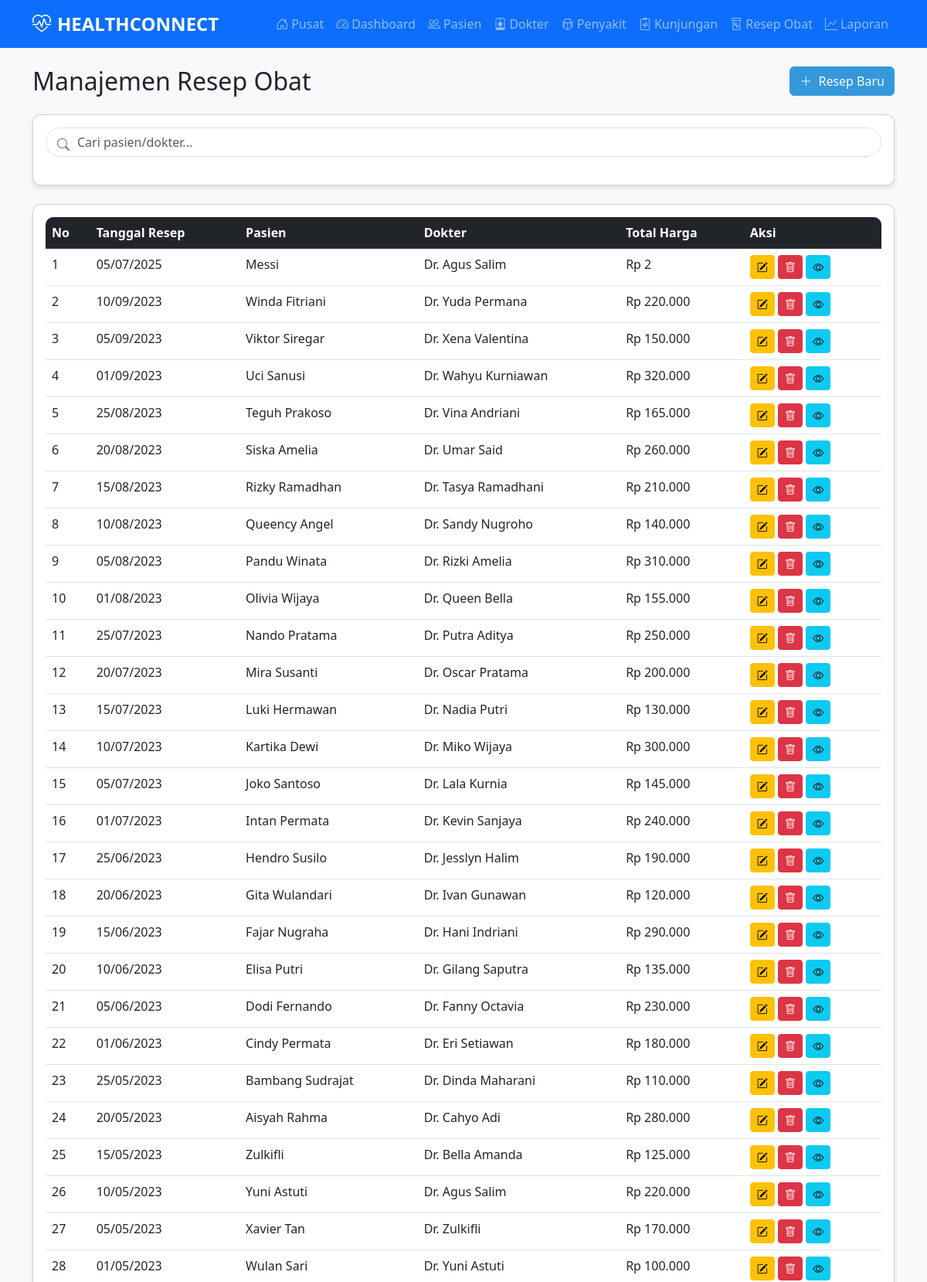
Page /pages/resep_obat.php (upper part) on the committed database.
### tables this page shows
CREATE TABLE `resep_obat` (
  `id_resep` int NOT NULL,
  `id_kunjungan` int NOT NULL,
  `id_dokter` int NOT NULL,
  `tgl_resep` date NOT NULL,
  `total_harga` decimal(10,2) NOT NULL
);

CREATE TABLE `pasien` (
  `id_pasien` int NOT NULL,
  `nik` varchar(20) NOT NULL,
  `nama` varchar(100) NOT NULL,
  `tgl_lahir` date NOT NULL,
  `gender` enum('Laki-laki','Perempuan') NOT NULL,
  `alamat` text NOT NULL,
  `no_telp` varchar(15) NOT NULL
);

CREATE TABLE `dokter` (
  `id_dokter` int NOT NULL,
  `nama` varchar(100) NOT NULL,
  `spesialisasi` varchar(50) NOT NULL,
  `no_izin_praktek` varchar(20) NOT NULL,
  `no_telp` varchar(15) NOT NULL
);

### pages/resep_obat.php (the view, shortened to what this page needs)
<?php
include '../includes/header2.php';
include '../config/database.php';
?>
<div class="position-fixed top-0 end-0 p-3" style="z-index: 11">
</div>
<div class="d-flex justify-content-between align-items-center mb-4">
    <h2 class="mb-0">Manajemen Resep Obat</h2>
    <button class="btn btn-primary" data-bs-toggle="modal" data-bs-target="#tambahResepModal">
        <i class="bi bi-plus-lg me-1"></i> Resep Baru
    </button>
</div>
<div class="card mb-4">
    <div class="card-body">
        <div class="search-box">
            <i class="bi bi-search"></i>
            <input type="text" class="form-control" id="searchResep" placeholder="Cari pasien/dokter...">
        </div>
    </div>
</div>
<div class="card">
    <div class="card-body">
        <div class="table-responsive">
            <table class="table table-hover" id="resepTable">
                <thead class="table-dark">
                    <tr>
                        <th>No</th>
                        <th>Tanggal Resep</th>
                        <th>Pasien</th>
                        <th>Dokter</th>
                        <th>Total Harga</th>
                        <th>Aksi</th>
                    </tr>
                </thead>
                <tbody>
                    <?php
                    $query = "SELECT r.*, p.nama as nama_pasien, d.nama as nama_dokter
                              FROM resep_obat r
                              JOIN kunjungan k ON r.id_kunjungan = k.id_kunjungan
                              JOIN pasien p ON k.id_pasien = p.id_pasien
                              JOIN dokter d ON r.id_dokter = d.id_dokter
                              ORDER BY r.tgl_resep DESC";
                    $result = $conn->query($query);
                    $no = 1;
                    while ($row = $result->fetch_assoc()) {
                        echo "<tr>
                            <td>$no</td>
                            <td>".date('d/m/Y', strtotime($row['tgl_resep']))."</td>
                            <td>$row[nama_pasien]</td>
                            <td>$row[nama_dokter]</td>
                            <td>Rp ".number_format($row['total_harga'], 0, ',', '.')."</td>
                            <td>
                                <button class='btn btn-sm btn-warning edit-resep' data-id='$row[id_resep]'>
                                    <i class='bi bi-pencil-square'></i>
                                </button>
                                <button class='btn btn-sm btn-danger hapus-resep' data-id='$row[id_resep]'>
                                    <i class='bi bi-trash'></i>
                                </button>
                                <a href='detail_resep.php?id=$row[id_resep]' class='btn btn-sm btn-info'>
                                    <i class='bi bi-eye'></i>
                                </a>
                            </td>
                        </tr>";
                        $no++;
                    }
                    ?>
                </tbody>
            </table>
        </div>
    </div>
</div>
<?php include '../includes/footer.php'; ?>

### assets/css/style.css (style rules this page uses)
:root { --primary-color: #2c3e50; --secondary-color: #3498db; --accent-color: #e74c3c; --light-color: #ecf0f1; --dark-color: #2c3e50; }
body { font-family: 'Segoe UI', Tahoma, Geneva, Verdana, sans-serif; background-color: #f8f9fa; }
.card { border-radius: 10px; box-shadow: 0 4px 6px rgba(0, 0, 0, 0.1); transition: transform 0.3s ease; margin-bottom: 20px; }
.btn-primary { background-color: var(--secondary-color); border-color: var(--secondary-color); }
.table-responsive { border-radius: 10px; overflow: hidden; }
.table thead { background-color: var(--secondary-color); color: white; }
.table th { font-weight: 600; }
.search-box { position: relative; margin-bottom: 20px; }
.search-box input { padding-left: 40px; border-radius: 20px; }
.search-box i { position: absolute; left: 15px; top: 10px; color: #6c757d; }

### rows in the picture
resep_obat: tgl_resep "05/07/2025", pasien.nama "Messi", id_dokter.nama "Dr. Agus Salim", total_harga "2"
resep_obat: tgl_resep "10/09/2023", pasien.nama "Winda Fitriani", id_dokter.nama "Dr. Yuda Permana", total_harga "220.000"
resep_obat: tgl_resep "05/09/2023", pasien.nama "Viktor Siregar", id_dokter.nama "Dr. Xena Valentina", total_harga "150.000"
resep_obat: tgl_resep "01/09/2023", pasien.nama "Uci Sanusi", id_dokter.nama "Dr. Wahyu Kurniawan", total_harga "320.000"
resep_obat: tgl_resep "25/08/2023", pasien.nama "Teguh Prakoso", id_dokter.nama "Dr. Vina Andriani", total_harga "165.000"
resep_obat: tgl_resep "20/08/2023", pasien.nama "Siska Amelia", id_dokter.nama "Dr. Umar Said", total_harga "260.000"
resep_obat: tgl_resep "15/08/2023", pasien.nama "Rizky Ramadhan", id_dokter.nama "Dr. Tasya Ramadhani", total_harga "210.000"
resep_obat: tgl_resep "10/08/2023", pasien.nama "Queency Angel", id_dokter.nama "Dr. Sandy Nugroho", total_harga "140.000"
resep_obat: tgl_resep "05/08/2023", pasien.nama "Pandu Winata", id_dokter.nama "Dr. Rizki Amelia", total_harga "310.000"
resep_obat: tgl_resep "01/08/2023", pasien.nama "Olivia Wijaya", id_dokter.nama "Dr. Queen Bella", total_harga "155.000"
resep_obat: tgl_resep "25/07/2023", pasien.nama "Nando Pratama", id_dokter.nama "Dr. Putra Aditya", total_harga "250.000"
resep_obat: tgl_resep "20/07/2023", pasien.nama "Mira Susanti", id_dokter.nama "Dr. Oscar Pratama", total_harga "200.000"
resep_obat: tgl_resep "15/07/2023", pasien.nama "Luki Hermawan", id_dokter.nama "Dr. Nadia Putri", total_harga "130.000"
resep_obat: tgl_resep "10/07/2023", pasien.nama "Kartika Dewi", id_dokter.nama "Dr. Miko Wijaya", total_harga "300.000"
resep_obat: tgl_resep "05/07/2023", pasien.nama "Joko Santoso", id_dokter.nama "Dr. Lala Kurnia", total_harga "145.000"
resep_obat: tgl_resep "01/07/2023", pasien.nama "Intan Permata", id_dokter.nama "Dr. Kevin Sanjaya", total_harga "240.000"
resep_obat: tgl_resep "25/06/2023", pasien.nama "Hendro Susilo", id_dokter.nama "Dr. Jesslyn Halim", total_harga "190.000"
resep_obat: tgl_resep "20/06/2023", pasien.nama "Gita Wulandari", id_dokter.nama "Dr. Ivan Gunawan", total_harga "120.000"
resep_obat: tgl_resep "15/06/2023", pasien.nama "Fajar Nugraha", id_dokter.nama "Dr. Hani Indriani", total_harga "290.000"
resep_obat: tgl_resep "10/06/2023", pasien.nama "Elisa Putri", id_dokter.nama "Dr. Gilang Saputra", total_harga "135.000"
resep_obat: tgl_resep "05/06/2023", pasien.nama "Dodi Fernando", id_dokter.nama "Dr. Fanny Octavia", total_harga "230.000"
resep_obat: tgl_resep "01/06/2023", pasien.nama "Cindy Permata", id_dokter.nama "Dr. Eri Setiawan", total_harga "180.000"
resep_obat: tgl_resep "25/05/2023", pasien.nama "Bambang Sudrajat", id_dokter.nama "Dr. Dinda Maharani", total_harga "110.000"
resep_obat: tgl_resep "20/05/2023", pasien.nama "Aisyah Rahma", id_dokter.nama "Dr. Cahyo Adi", total_harga "280.000"
resep_obat: tgl_resep "15/05/2023", pasien.nama "Zulkifli", id_dokter.nama "Dr. Bella Amanda", total_harga "125.000"
resep_obat: tgl_resep "10/05/2023", pasien.nama "Yuni Astuti", id_dokter.nama "Dr. Agus Salim", total_harga "220.000"
resep_obat: tgl_resep "05/05/2023", pasien.nama "Xavier Tan", id_dokter.nama "Dr. Zulkifli", total_harga "170.000"
resep_obat: tgl_resep "01/05/2023", pasien.nama "Wulan Sari", id_dokter.nama "Dr. Yuni Astuti", total_harga "100.000"
